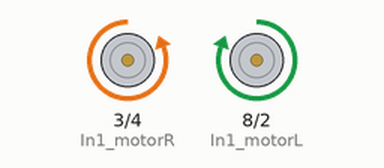
The sketch below on a simulated Arduino Uno, built with avr-gcc and run on an emulated ATmega328P. Parts: motor-driver pin pairs drawn as motors (green arrow = first pin HIGH = forward, orange = second pin HIGH = backward, longer = more drive, scaled by the enable pin).

Above: at 1.0 s.
At 5.0 s:
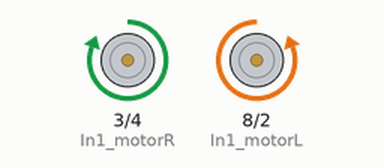
At 9.0 s:
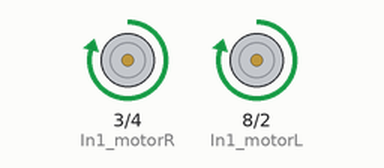
At 19.0 s:
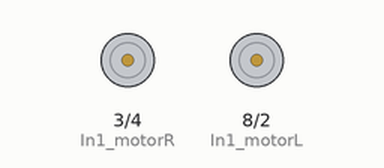
Timing chart, 0 to 20.8 s (numbered marks = the images above):
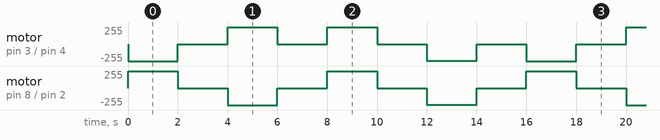

The sketch:

Tes_Motor__2_.ino
```cpp
// R = A
// L = B

const int In1_motorR = 3;
const int In2_motorR = 4;
const int Enable_motorR = 9;

const int In1_motorL = 8;
const int In2_motorL = 2;
const int Enable_motorL = 10;

void setup() {
  // put your setup code here, to run once:

  pinMode (In1_motorR, OUTPUT);
  pinMode (In2_motorR, OUTPUT);
  pinMode (Enable_motorR, OUTPUT);

  pinMode (In1_motorL, OUTPUT);
  pinMode (In2_motorL, OUTPUT);
  pinMode (Enable_motorL, OUTPUT);

}

void Mundur () {

  digitalWrite (In1_motorR, HIGH);
  digitalWrite (In2_motorR, LOW);
  analogWrite (Enable_motorR, 255);

  digitalWrite (In1_motorL, LOW);
  digitalWrite (In2_motorL, HIGH);
  analogWrite (Enable_motorL, 255);

}

void Stop () {

  digitalWrite (In1_motorR, LOW);
  digitalWrite (In2_motorR, LOW);
  analogWrite (Enable_motorR, 0);

  digitalWrite (In1_motorL, LOW);
  digitalWrite (In2_motorL, LOW);
  analogWrite (Enable_motorL, 0);

}

void Maju () {

  digitalWrite (In1_motorR, LOW);
  digitalWrite (In2_motorR, HIGH);
  analogWrite (Enable_motorR, 255);

  digitalWrite (In1_motorL, HIGH);
  digitalWrite (In2_motorL, LOW);
  analogWrite (Enable_motorL, 255);

}

void Kanan () {

  digitalWrite (In1_motorR, HIGH);
  digitalWrite (In2_motorR, LOW);
  analogWrite (Enable_motorR, 250);

  digitalWrite (In1_motorL, HIGH);
  digitalWrite (In2_motorL, LOW);
  analogWrite (Enable_motorL, 250);

}

void Kiri () {

  digitalWrite (In1_motorR, LOW);
  digitalWrite (In2_motorR, HIGH);
  analogWrite (Enable_motorR, 250);

  digitalWrite (In1_motorL, LOW);
  digitalWrite (In2_motorL, HIGH);
  analogWrite (Enable_motorL, 250);

}

void loop() {
  // put your main code here, to run repeatedly:

  Maju ();
  delay (2000);
  Stop ();
  delay (2000);
  Mundur ();
  delay (2000);
  Stop ();
  delay (2000);
  Kanan ();
  delay (2000);
  Stop ();
  delay (2000);
  Kiri ();
  delay (2000);
  Stop ();
  delay (2000);

}
```

Measured:
- by itself, motor on pin 3 (In1_motorR) / pin 4 (In2_motorR): repeats every 16.0 s: stopped 2.0 s, forward 255/255 2.0 s, stopped 2.0 s, forward 250/255 2.0 s, stopped 2.0 s, backward 250/255 2.0 s, stopped 2.0 s, backward 255/255 2.0 s
- by itself, motor on pin 8 (In1_motorL) / pin 2 (In2_motorL): repeats every 16.0 s: stopped 2.0 s, backward 255/255 2.0 s, stopped 2.0 s, forward 250/255 2.0 s, stopped 2.0 s, backward 250/255 2.0 s, stopped 2.0 s, forward 255/255 2.0 s
